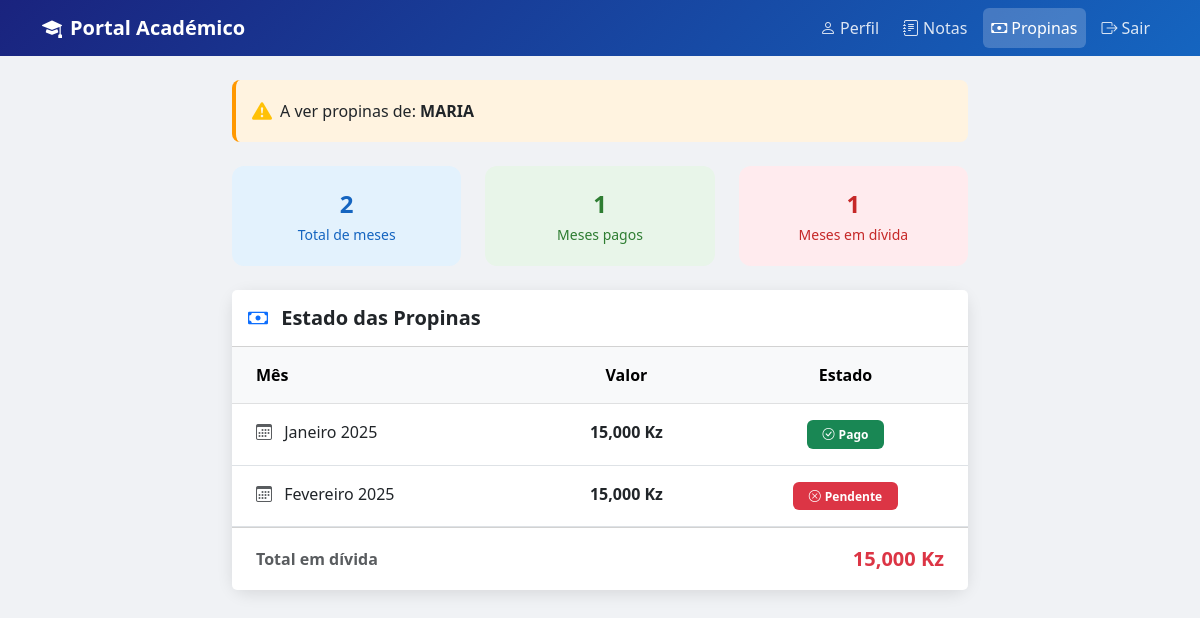
Screenshot of /propinas?aluno_id=2 (signed in) with the database file from the repository.
### tables this page shows
CREATE TABLE alunos (
            id INTEGER PRIMARY KEY AUTOINCREMENT,
            nome TEXT NOT NULL,
            email TEXT NOT NULL,
            senha TEXT NOT NULL,
            curso TEXT NOT NULL,
            ano INTEGER NOT NULL
        );

CREATE TABLE propinas (
            id INTEGER PRIMARY KEY AUTOINCREMENT,
            aluno_id INTEGER NOT NULL,
            mes TEXT NOT NULL,
            valor REAL NOT NULL,
            pago INTEGER NOT NULL
        );

### app.py (the view)
@app.route('/propinas')
def propinas():
    if 'aluno_id' not in session:
        return redirect(url_for('login'))
    aluno_id = request.args.get('aluno_id', session['aluno_id'])
    conn = get_db()
    cursor = conn.cursor()
    cursor.execute("SELECT * FROM propinas WHERE aluno_id = ?", (aluno_id,))
    propinas = cursor.fetchall()
    cursor.execute("SELECT nome FROM alunos WHERE id = ?", (aluno_id,))
    aluno = cursor.fetchone()
    conn.close()
    return render_template('propinas.html', propinas=propinas, aluno=aluno)

### app.py (called while the page is built)
@app.after_request
def adicionar_headers(response):
    response.headers['X-Frame-Options'] = 'DENY'
    response.headers['X-Content-Type-Options'] = 'nosniff'
    response.headers['Content-Security-Policy'] = "default-src 'self' https://cdn.jsdelivr.net https://cdnjs.cloudflare.com; style-src 'self' 'unsafe-inline' https://cdn.jsdelivr.net; script-src 'self' 'unsafe-inline' https://cdn.jsdelivr.net; font-src 'self' https://cdn.jsdelivr.net"
    return response

def get_db():
    conn = sqlite3.connect('portal.db')
    conn.row_factory = sqlite3.Row
    return conn

### templates/propinas.html (shortened to what this page needs)
<!DOCTYPE html>
<html lang="pt">
<head>
    <link href="https://cdn.jsdelivr.net/npm/bootstrap@5.3.0/dist/css/bootstrap.min.css" rel="stylesheet">
    <link href="https://cdn.jsdelivr.net/npm/bootstrap-icons@1.10.5/font/bootstrap-icons.css" rel="stylesheet">
</head>
<body>
    <nav class="navbar navbar-expand-lg navbar-dark mb-4">
        <div class="container">
            <a class="navbar-brand fw-bold" href="#">
                <i class="bi bi-mortarboard-fill me-2"></i>Portal Académico
            </a>
            <div class="navbar-nav ms-auto d-flex flex-row gap-2">
                <a class="nav-link nav-link-custom" href="/perfil">
                    <i class="bi bi-person me-1"></i>Perfil
                </a>
                <a class="nav-link nav-link-custom" href="/notas">
                    <i class="bi bi-journal-text me-1"></i>Notas
                </a>
                <a class="nav-link nav-link-custom active" href="/propinas">
                    <i class="bi bi-cash me-1"></i>Propinas
                </a>
                <a class="nav-link nav-link-custom" href="/logout">
                    <i class="bi bi-box-arrow-right me-1"></i>Sair
                </a>
            </div>
        </div>
    </nav>
    <div class="container">
        <div class="row justify-content-center">
            <div class="col-md-8">
                {% if aluno and aluno['nome'] %}
                <div class="aluno-alerta p-3 mb-4 d-flex align-items-center">
                    <i class="bi bi-exclamation-triangle-fill text-warning me-2 fs-5"></i>
                    <span>A ver propinas de: <strong>{{ aluno['nome'] | upper }}</strong></span>
                </div>
                {% endif %}
                {% if propinas %}
                <div class="row mb-4">
                    <div class="col-4">
                        <div class="resumo-card resumo-total">
                            <div class="fs-4 fw-bold">
                                {{ propinas | length }}
                            </div>
                            <small>Total de meses</small>
                        </div>
                    </div>
                    <div class="col-4">
                        <div class="resumo-card resumo-pago">
                            <div class="fs-4 fw-bold">
                                {{ propinas | selectattr('pago', 'equalto', 1) | list | length }}
                            </div>
                            <small>Meses pagos</small>
                        </div>
                    </div>
                    <div class="col-4">
                        <div class="resumo-card resumo-pendente">
                            <div class="fs-4 fw-bold">
                                {{ propinas | selectattr('pago', 'equalto', 0) | list | length }}
                            </div>
                            <small>Meses em dívida</small>
                        </div>
                    </div>
                </div>
                {% endif %}
                <div class="card mb-4">
                    <div class="card-header bg-white py-3">
                        <h5 class="fw-bold mb-0">
                            <i class="bi bi-cash text-primary me-2"></i>
                            Estado das Propinas
                        </h5>
                    </div>
                    <div class="card-body p-0">
                        {% if propinas %}
                        <table class="table table-hover mb-0">
                            <thead class="table-light">
                                <tr>
                                    <th class="px-4 py-3">Mês</th>
                                    <th class="px-4 py-3 text-center">Valor</th>
                                    <th class="px-4 py-3 text-center">Estado</th>
                                </tr>
                            </thead>
                            <tbody>
                                {% for propina in propinas %}
                                <tr>
                                    <td class="px-4 py-3">
                                        <i class="bi bi-calendar3 text-muted me-2"></i>
                                        {{ propina['mes'] }}
                                    </td>
                                    <td class="px-4 py-3 text-center fw-semibold">
                                        {{ "{:,.0f}".format(propina['valor']) }} Kz
                                    </td>
                                    <td class="px-4 py-3 text-center">
                                        {% if propina['pago'] == 1 %}
                                        <span class="badge bg-success px-3 py-2">
                                            <i class="bi bi-check-circle me-1"></i>Pago
                                        </span>
                                        {% else %}
                                        <span class="badge bg-danger px-3 py-2">
                                            <i class="bi bi-x-circle me-1"></i>Pendente
                                        </span>
                                        {% endif %}
                                    </td>
                                </tr>
                                {% endfor %}
                            </tbody>
                        </table>
                        {% else %}
                        <div class="text-center py-5 text-muted">
                            <i class="bi bi-cash-stack fs-1 mb-3 d-block"></i>
                            Nenhuma propina registada.
                        </div>
                        {% endif %}
                    </div>
                    {% if propinas %}
                    <div class="card-footer bg-white py-3 px-4">
                        <div class="d-flex justify-content-between align-items-center">
                            <span class="text-muted fw-semibold">Total em dívida</span>
                            <span class="fw-bold text-danger fs-5">
                                {% set divida = propinas | selectattr('pago', 'equalto', 0) | sum(attribute='valor') %}
                                {{ "{:,.0f}".format(divida) }} Kz
                            </span>
                        </div>
                    </div>
                    {% endif %}
                </div>
            </div>
        </div>
    </div>
</body>
</html>

### templates/propinas.html (style rules this page uses)
body { background-color: #f0f2f5; }
.navbar { background: linear-gradient(135deg, #1a237e, #1565c0); }
.card { border: none; border-radius: 16px; box-shadow: 0 4px 16px rgba(0,0,0,0.1); }
.nav-link-custom { color: rgba(255,255,255,0.85) !important; font-weight: 500; }
.nav-link-custom.active { color: white !important; background-color: rgba(255,255,255,0.2); border-radius: 6px; }
.aluno-alerta { background-color: #fff3e0; border-left: 4px solid #ff9800; border-radius: 8px; }
.resumo-card { border-radius: 12px; padding: 20px; text-align: center; }
.resumo-pago { background-color: #e8f5e9; color: #2e7d32; }
.resumo-pendente { background-color: #ffebee; color: #c62828; }
.resumo-total { background-color: #e3f2fd; color: #1565c0; }

### rows the page displays
alunos: nome "MARIA"
propinas: mes "Janeiro 2025", valor "15,000", pago 1 (drawn)
propinas: mes "Fevereiro 2025", valor "15,000", pago 0 (drawn)

### other values shown
{{ propinas | length }} "2"
{{ propinas | selectattr('pago', 'equalto', 1) | list | length }} "1"
{{ propinas | selectattr('pago', 'equalto', 0) | list | length }} "1"
{{ "{:,.0f}".format(divida) }} "15,000"
